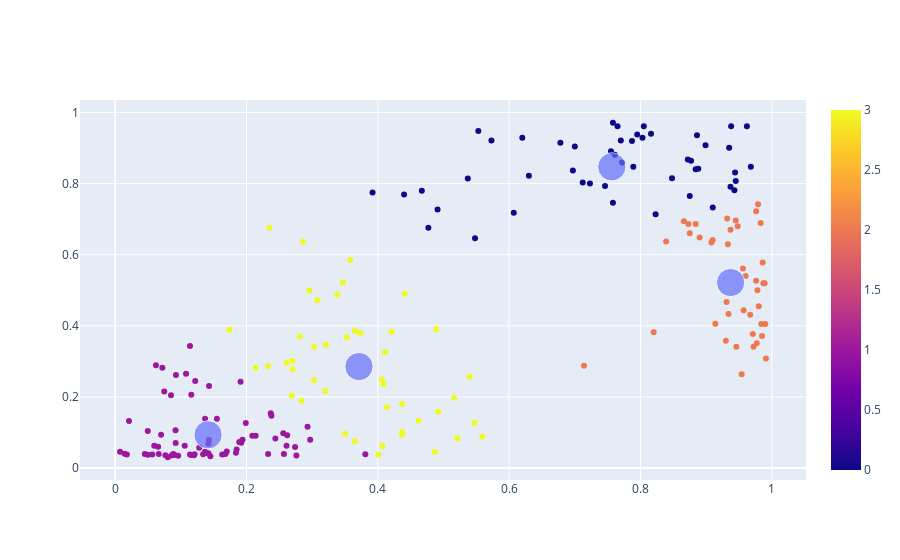

The cell this chart's notebook holds for it:
### Markdown cell above
## Grafico ##

### Code cell
grafico = px.scatter(x = results['energy'], y = results['valence'],
                     color= results['cluster'], )

grafico_centroide = px.scatter(x = centroides_clusters[:,0], 
                               y = centroides_clusters[:,1], size=[10, 10, 10, 10])

grafico_final_petala = go.Figure(data = grafico.data + grafico_centroide.data)
grafico_final_petala.show()

### Figure 1 — Plotly figure (JSON) as saved in the notebook; plotly's stock layout.template omitted (floating-point values rounded to 4 significant figures; data arrays with more than 128 entries replaced by an {"elided": "..."} marker saying what was removed)
{"data": [{"hovertemplate": "x=%{x}<br>y=%{y}<br>color=%{marker.color}<extra></extra>", "legendgroup": "", "marker": {"color": {"elided": "207 int values"}, "coloraxis": "coloraxis", "symbol": "circle"}, "mode": "markers", "name": "", "orientation": "v", "showlegend": false, "type": "scatter", "x": {"elided": "207 float values"}, "xaxis": "x", "y": {"elided": "207 float values"}, "yaxis": "y"}, {"hovertemplate": "x=%{x}<br>y=%{y}<br>size=%{marker.size}<extra></extra>", "legendgroup": "", "marker": {"color": "#636efa", "size": [10, 10, 10, 10], "sizemode": "area", "sizeref": 0.025, "symbol": "circle"}, "mode": "markers", "name": "", "orientation": "v", "showlegend": false, "type": "scatter", "x": [0.7563, 0.1415, 0.9372, 0.3713], "xaxis": "x", "y": [0.8471, 0.09348, 0.5217, 0.2854], "yaxis": "y"}], "layout": {}}
